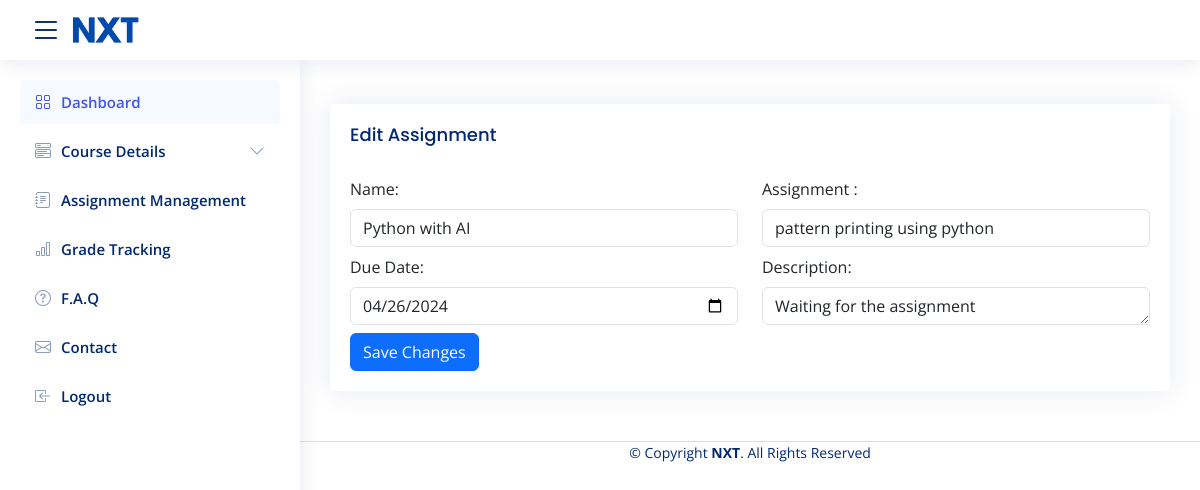
Page /edit_assignment/14/ on the committed database.
### app/models.py (models this page shows, shortened)
class Assignment(models.Model):
    course = models.ForeignKey(Course, on_delete=models.CASCADE)
    assignment_name = models.CharField(max_length=100)
    due_date = models.DateField()
    description = models.TextField()

### app/views.py (the view)
# urls.py: path('edit_assignment/<int:assignment_id>/', views.edit_assignment, name='edit_assignment'),
def edit_assignment(request, assignment_id):
    assignment = get_object_or_404(Assignment, pk=assignment_id)
    if request.method == 'POST':
        form = AssignmentForm(request.POST, instance=assignment)
        if form.is_valid():
            form.save()
            return redirect('assignment_management')
    else:
        form = AssignmentForm(instance=assignment)
    return render(request, 'edit_assignment.html', {'form': form})

### app/forms.py
class AssignmentForm(forms.ModelForm):
    class Meta:
        model = Assignment
        fields = ['course', 'assignment_name', 'due_date', 'description']
        widgets = {
            'due_date': forms.DateInput(attrs={'type': 'date'})
        }
    def __init__(self, *args, **kwargs):
            super().__init__(*args, **kwargs)
            self.fields['course'].widget.attrs.update({'class': 'form-control'})
            self.fields['assignment_name'].widget.attrs.update({'class': 'form-control'})
            self.fields['due_date'].widget.attrs.update({'class': 'form-control'})
            self.fields['description'].widget.attrs.update({'class': 'form-control','rows' : '1'})

### app/models.py (called while the page is built)
    def __str__(self):
        return self.course_name

### template/edit_assignment.html (shortened to what this page needs)
{% extends 'master.html' %}
{% block content %}
<section id="add-assignment">
    <div class="card">
        <div class="card-body">
            <h5 class="card-title">Edit Assignment</h5>
    <form method="post" class="row">
                <div class="col-md-6 pt-2">
                    <label for="id_name" class="form-label">Name:</label>
                    {{form.course}}
                </div>
                <div class="col-md-6 pt-2">
                    <label for="id_name" class="form-label">Assignment :</label>
                    {{ form.assignment_name}}
                </div>
                <div class="col-md-6 pt-2">
                    <label for="id_due_date" class="form-label">Due Date:</label>
                    {{form.due_date}}
                </div>
                <div class="col-md-6 pt-2">
                    <label for="id_description" class="form-label">Description:</label>
                    {{form.description}}
                </div>
                <div class="col-md-6 pt-2">
                <button type="submit" class="btn btn-primary">Save Changes</button>
                </div>
            </form>
        </div>
    </div>
{% endblock %}

### static/css/style.css (style rules this page uses)
:root { scroll-behavior: smooth; }
body { font-family: "Open Sans", sans-serif; background:#fff; color: #444444; }
h1, h2, h3, h4, h5, h6 { font-family: "Nunito", sans-serif; }
.card { margin-bottom: 30px; border: none; border-radius: 5px; box-shadow: 0px 0 30px rgba(1, 41, 112, 0.1); }
.card-title { padding: 20px 0 15px 0; font-size: 18px; font-weight: 500; color: #012970; font-family: "Poppins", sans-serif; }
.card-body { padding: 0 20px 20px 20px; }

### rows in the picture
Assignment: course "Python with AI", assignment_name "pattern printing using python", due_date "04/26/2024", description "Waiting for the assignment"
